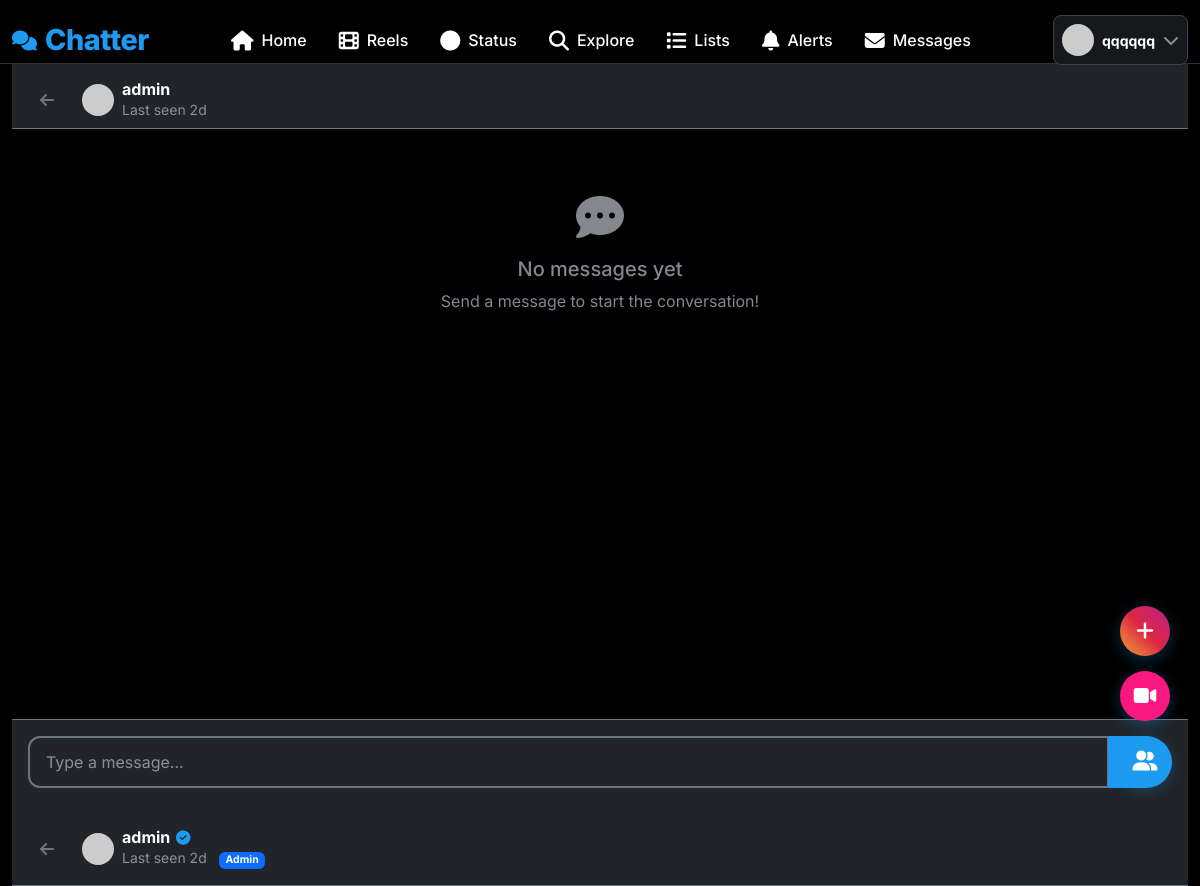
Before: /messages/1 (signed in) with the older database file.
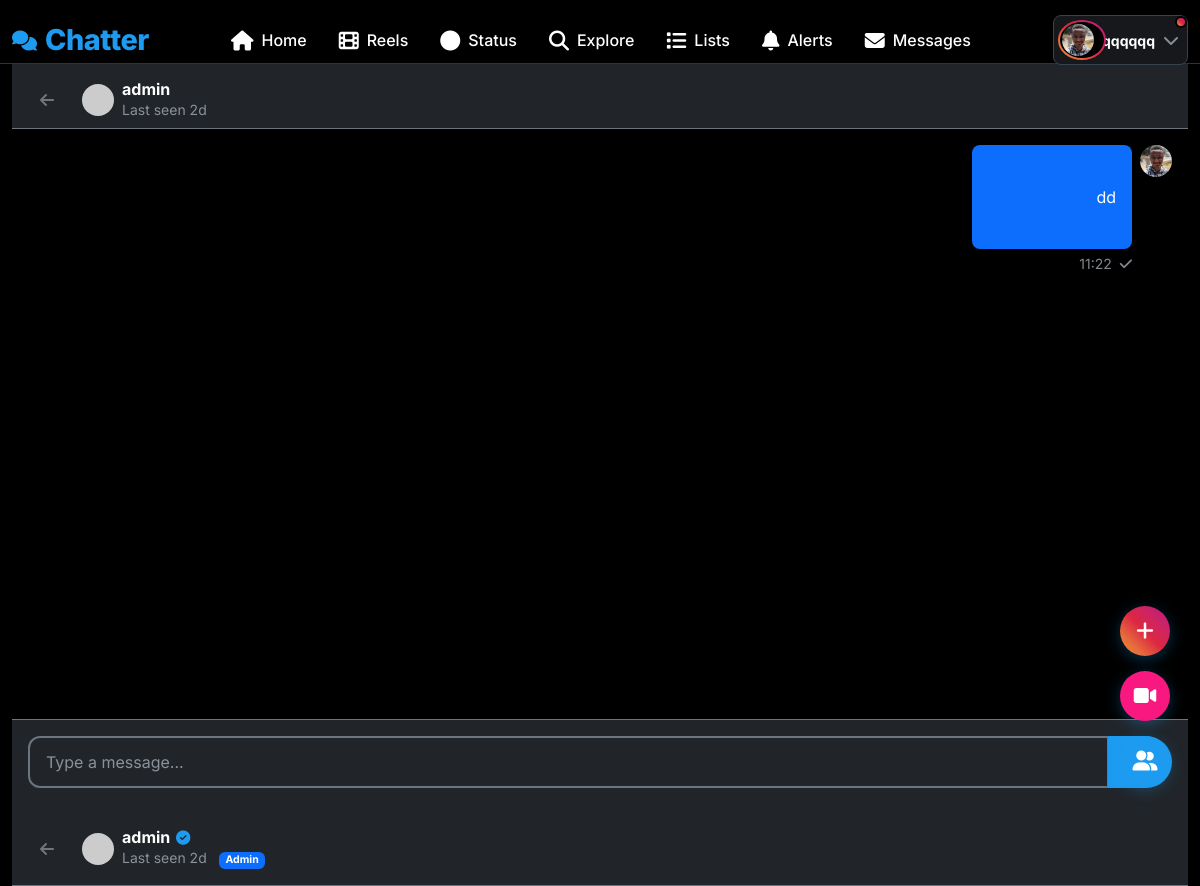
After: the same page with the newer database file.
### app.py (models this page shows, shortened)
class User(UserMixin, db.Model):
    id = db.Column(db.Integer, primary_key=True)
    username = db.Column(db.String(80), unique=True, nullable=False, index=True)
    email = db.Column(db.String(120), unique=True, nullable=False, index=True)
    password_hash = db.Column(db.String(200), nullable=False)
    bio = db.Column(db.String(500))
    location = db.Column(db.String(100))
    website = db.Column(db.String(200))
    profile_picture = db.Column(db.String(200), default='default.jpg')
    cover_picture = db.Column(db.String(200), default='default_cover.jpg')
    is_admin = db.Column(db.Boolean, default=False)
    created_at = db.Column(db.DateTime, default=datetime.utcnow)
    is_online = db.Column(db.Boolean, default=False)
    last_seen = db.Column(db.DateTime, default=datetime.utcnow)
    is_verified = db.Column(db.Boolean, default=False)
    posts = db.relationship('Post', backref='author', lazy='dynamic', cascade='all, delete-orphan')
    likes = db.relationship('Like', backref='user', lazy='dynamic', cascade='all, delete-orphan')
    comments = db.relationship('Comment', backref='author', lazy='dynamic', cascade='all, delete-orphan')
    notifications = db.relationship('Notification', backref='user', lazy='dynamic', cascade='all, delete-orphan')
    sent_messages = db.relationship('Message', foreign_keys='Message.sender_id', backref='sender', lazy='dynamic')
    received_messages = db.relationship('Message', foreign_keys='Message.receiver_id', backref='receiver', lazy='dynamic')
    bookmarks = db.relationship('Bookmark', backref='user', lazy='dynamic', cascade='all, delete-orphan')
    reports_made = db.relationship('Report', foreign_keys='Report.reporter_id', backref='reporter', lazy='dynamic')
    reports_received = db.relationship('Report', foreign_keys='Report.reported_id', backref='reported', lazy='dynamic')
    pinned_posts = db.relationship('PinnedPost', backref='user', lazy='dynamic', cascade='all, delete-orphan')
    created_lists = db.relationship('UserList', backref='creator', lazy='dynamic', cascade='all, delete-orphan')
    list_subscriptions = db.relationship('ListSubscriber', backref='subscriber', lazy='dynamic', cascade='all, delete-orphan')
    list_memberships = db.relationship('ListMember', backref='member', lazy='dynamic', cascade='all, delete-orphan')
    reels = db.relationship('Reel', backref='user', lazy='dynamic', cascade='all, delete-orphan')
    reel_likes = db.relationship('ReelLike', backref='liker', lazy='dynamic', cascade='all, delete-orphan')
    reel_comments = db.relationship('ReelComment', backref='author', lazy='dynamic', cascade='all, delete-orphan')
    reel_views = db.relationship('ReelView', backref='viewer', lazy='dynamic', cascade='all, delete-orphan')
    statuses = db.relationship('Status', backref='user', lazy='dynamic', cascade='all, delete-orphan')
    status_views = db.relationship('StatusView', backref='viewer', lazy='dynamic', cascade='all, delete-orphan')
    followed = db.relationship(
        'User', secondary=followers,
        primaryjoin=(followers.c.follower_id == id),
        secondaryjoin=(followers.c.followed_id == id),
        backref=db.backref('followers', lazy='dynamic'), lazy='dynamic')
    blocked = db.relationship(
        'User', secondary=blocked_users,
        primaryjoin=(blocked_users.c.blocker_id == id),
        secondaryjoin=(blocked_users.c.blocked_id == id),
        backref=db.backref('blocked_by', lazy='dynamic'), lazy='dynamic')
    def has_blocked(self, user):
        return self.blocked.filter(blocked_users.c.blocked_id == user.id).count() > 0
    def can_interact_with(self, user):
        return not self.has_blocked(user) and not user.has_blocked(self)
    def get_unread_message_count(self):
        return Message.query.filter_by(receiver_id=self.id, is_read=False).count()
    def get_unread_notification_count(self):
        return Notification.query.filter_by(user_id=self.id, is_read=False).count()

class Message(db.Model):
    id = db.Column(db.Integer, primary_key=True)
    sender_id = db.Column(db.Integer, db.ForeignKey('user.id'), nullable=False)
    receiver_id = db.Column(db.Integer, db.ForeignKey('user.id'), nullable=False)
    content = db.Column(db.Text, nullable=False)
    is_read = db.Column(db.Boolean, default=False)
    created_at = db.Column(db.DateTime, default=datetime.utcnow, index=True)

### app.py (the view, shortened to what this page needs)
@app.route('/messages/<int:user_id>', methods=['GET', 'POST'])
@login_required
def conversation(user_id):
    user = User.query.get_or_404(user_id)
    if not current_user.can_interact_with(user):
        flash('You cannot message this user.', 'danger')
        return redirect(url_for('messages'))
    messages = Message.query.filter(
        or_(
            (Message.sender_id == current_user.id) & (Message.receiver_id == user.id),
            (Message.sender_id == user.id) & (Message.receiver_id == current_user.id)
        )
    ).order_by(Message.created_at).all()
    for msg in messages:
        if msg.receiver_id == current_user.id and not msg.is_read:
            msg.is_read = True
    db.session.commit()
    return render_template('conversation.html', user=user, messages=messages)

### app.py (called while the page is built)
@app.before_request
def update_last_seen():
    if current_user.is_authenticated:
        current_user.last_seen = datetime.utcnow()
        if current_user.is_online and (datetime.utcnow() - current_user.last_seen).seconds > 300:
            current_user.is_online = False
        db.session.commit()

@app.before_request
def check_blocked():
    if current_user.is_authenticated:
        pass

@login_manager.user_loader
def load_user(user_id):
    return User.query.get(int(user_id))

@app.before_request
def update_last_seen():
    if current_user.is_authenticated:
        current_user.last_seen = datetime.utcnow()
        if current_user.is_online and (datetime.utcnow() - current_user.last_seen).seconds > 300:
            current_user.is_online = False
        db.session.commit()

@app.before_request
def cleanup_expired_statuses():
    Status.query.filter(Status.expires_at < datetime.utcnow()).delete(synchronize_session=False)
    db.session.commit()

### templates/conversation.html (shortened to what the changed rows need)
{% extends "base.html" %}
{% block content %}
<div class="row h-100">
    <div class="col-12 d-flex flex-column" style="height: calc(100vh - 60px);">
        <div id="messagesContainer" class="flex-grow-1 p-3" style="overflow-y: auto;">
            {% for message in messages %}
            <div class="d-flex mb-3 {% if message.sender_id == current_user.id %}justify-content-end{% else %}justify-content-start{% endif %}">
                <div class="{% if message.sender_id == current_user.id %}text-end{% endif %}">
                    <div class="message-bubble bg-{% if message.sender_id == current_user.id %}primary{% else %}secondary{% endif %} rounded-3 p-3"
                         style="max-width: 400px; word-wrap: break-word;">
                        {{ message.content }}
                    </div>
                    <div class="text-muted small mt-1">
                        {{ message.created_at.strftime('%H:%M') }}
                        {% if message.sender_id == current_user.id %}
                            {% if message.is_read %}
                            <i class="fas fa-check-double text-info ms-1" title="Read"></i>
                            {% else %}
                            <i class="fas fa-check text-muted ms-1" title="Sent"></i>
                            {% endif %}
                        {% endif %}
                    </div>
                </div>
                {% if message.sender_id == current_user.id %}
                <img src="{{ url_for('static', filename='uploads/profiles/' + current_user.profile_picture) }}"
                     class="avatar-sm ms-2" onerror="this.src='https://via.placeholder.com/32'">
                {% endif %}
            </div>
            {% else %}
            <div class="text-center py-5">
                <i class="fas fa-comment-dots fa-3x text-muted mb-3"></i>
                <h5 class="text-muted">No messages yet</h5>
                <p class="text-muted">Send a message to start the conversation!</p>
            </div>
            {% endfor %}
        </div>
    </div>
</div>
{% endblock %}

### templates/base.html (shortened to what the changed rows need)
<!DOCTYPE html>
<html lang="en" data-bs-theme="dark">
<head>
    <link href="https://cdn.jsdelivr.net/npm/bootstrap@5.3.0/dist/css/bootstrap.min.css" rel="stylesheet">
    <link href="https://cdnjs.cloudflare.com/ajax/libs/font-awesome/6.4.0/css/all.min.css" rel="stylesheet">
</head>
<body>
    <nav class="top-nav">
        <div class="container-fluid">
            <div class="row align-items-center">
                <div class="col">
                    <div class="d-flex align-items-center justify-content-between">
                        {% if current_user.is_authenticated %}
                        <div class="dropdown">
                            <button class="btn d-flex align-items-center text-decoration-none p-2 rounded-3 {% if current_user and has_active_status(current_user.id) %}has-status-indicator{% endif %}"
                                    style="background: var(--card-color); border: 1px solid var(--border-light); color: var(--text-primary);"
                                    type="button" data-bs-toggle="dropdown">
                                <div class="profile-with-status">
                                    <img src="{{ get_user_avatar_url(current_user) }}"
                                         class="profile-img-with-ring avatar-sm me-2">
                                </div>
                                <span class="fw-bold small">{{ current_user.username }}</span>
                                <i class="fas fa-chevron-down text-muted ms-2"></i>
                            </button>
                        </div>
                        {% else %}
                        <div class="d-flex gap-2">
                            <a href="{{ url_for('login') }}" class="btn btn-outline-primary btn-sm">Login</a>
                            <a href="{{ url_for('signup') }}" class="btn btn-primary btn-sm">Sign Up</a>
                        </div>
                        {% endif %}
                    </div>
                </div>
            </div>
        </div>
    </nav>
    <div class="main-content">
        <div class="container-fluid">
            {% block content %}{% endblock %}
        </div>
    </div>
</body>
</html>

Changed rows visible on the page:
changed User "qqqqqq": profile_picture: picture added
added Message: content "dd", created_at "11:22", is_read False (drawn), profile_picture (picture)
Other visible differences:
text no longer shown: "No messages yet Send a message to start the conversation!"
